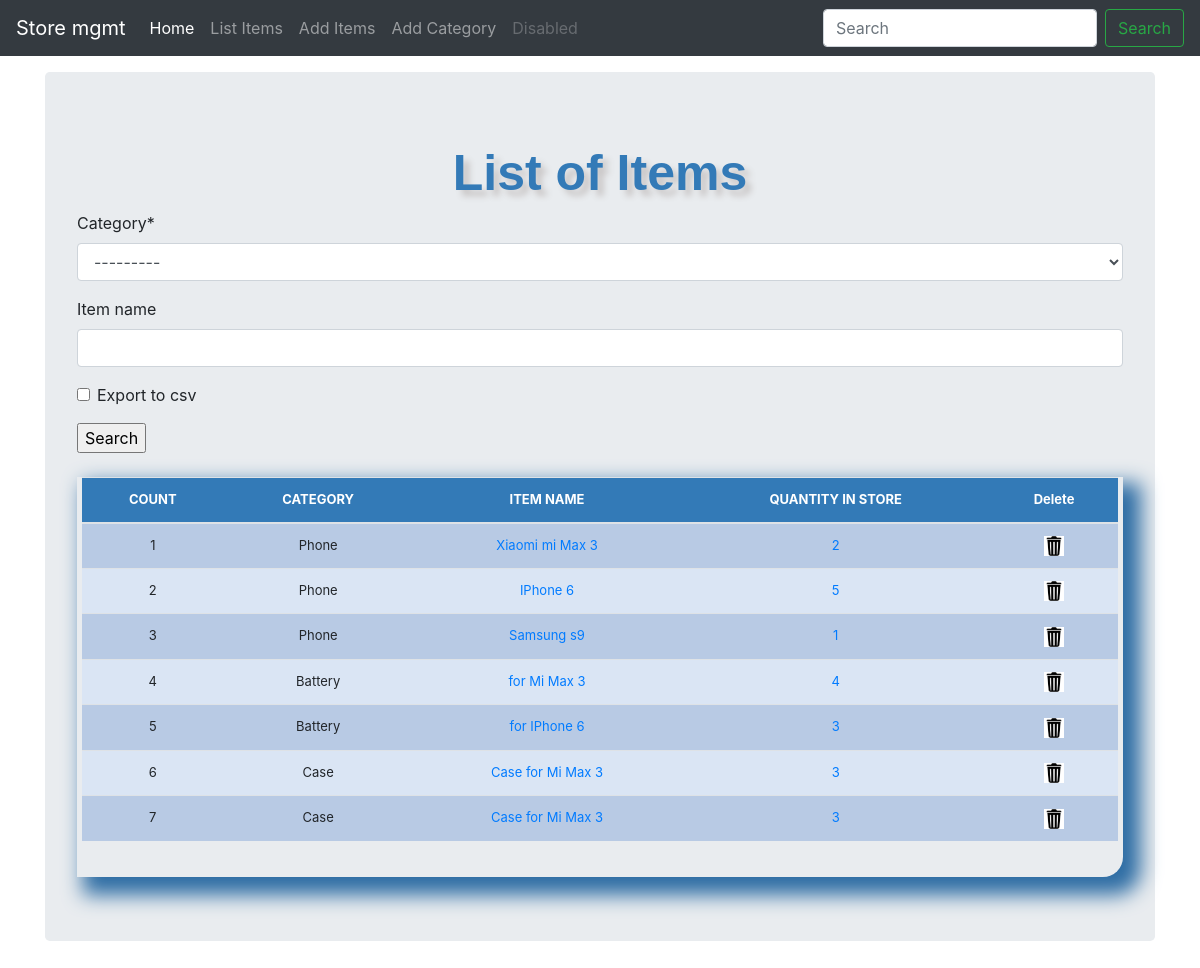
/list_items/, run on an earlier commit of the app's database.
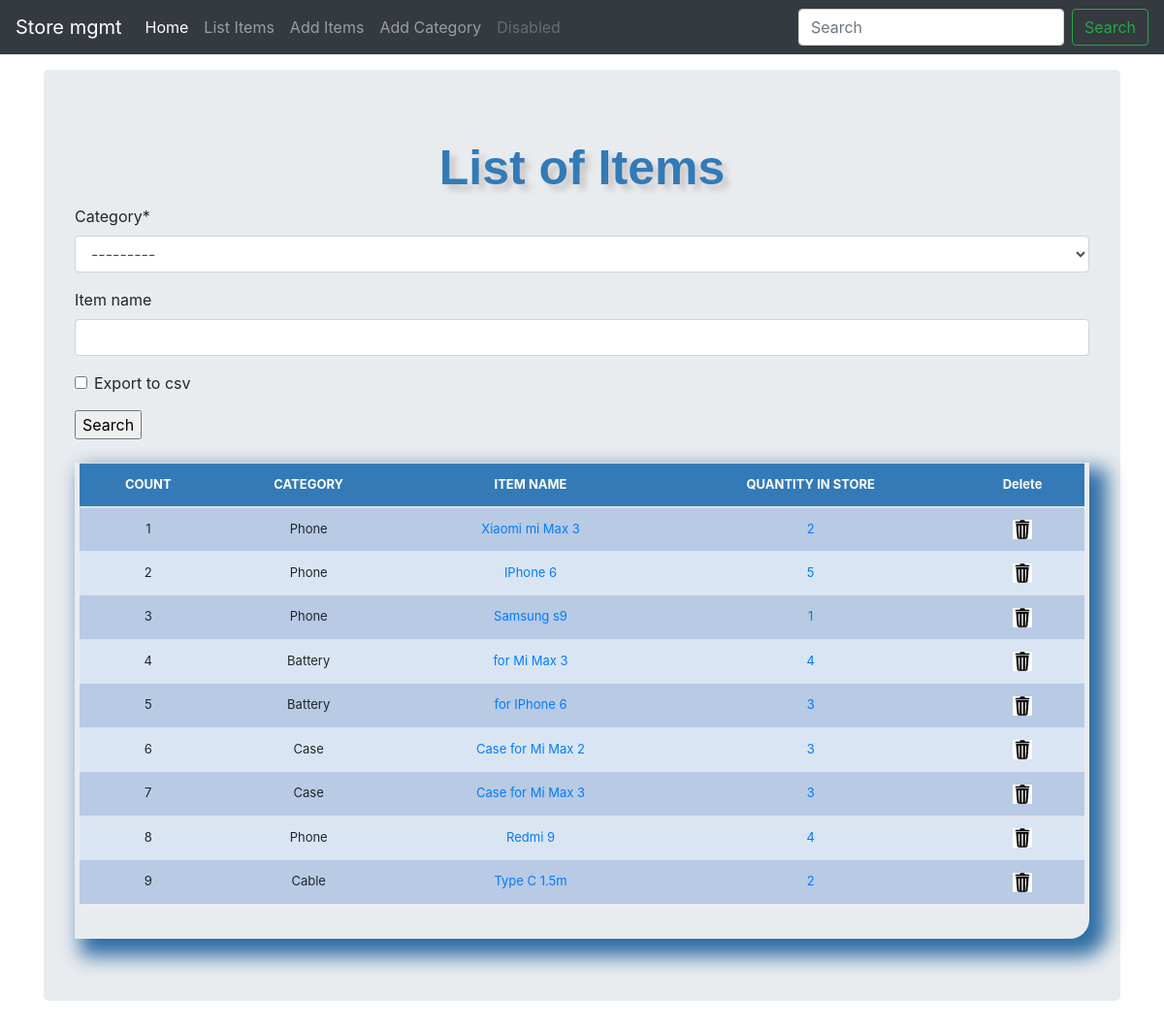
And on a later commit of the database.
### stockmgmt/models.py (models this page shows, shortened)
class Stock(models.Model):
    category = models.ForeignKey(Category, on_delete=models.CASCADE)
    item_name = models.CharField(max_length=50, blank=True, null=True)
    quantity = models.IntegerField(default=0, blank=True, null=True)
    receive_quantity = models.IntegerField(default=0, blank=True, null=True)
    receive_by = models.CharField(max_length=50, blank=True, null=True)
    issue_quantity = models.IntegerField(default=0, blank=True, null=True)
    issue_by = models.CharField(max_length=50, blank=True, null=True)
    issue_to = models.CharField(max_length=50, blank=True, null=True)
    created_by = models.CharField(max_length=50, blank=True, null=True)
    reorder_level = models.IntegerField(default=0, blank=True, null=True)
    last_updated = models.DateTimeField(auto_now=True, auto_now_add=False)
    export_to_CSV = models.BooleanField(default=False)

class Category(models.Model):
    name = models.CharField(max_length=50, blank=True, null=True)
    def __str__(self):
        return self.name

### stockmgmt/views.py (the view, shortened to what this page needs)
# urls.py: path('list_items/', views.list_item, name='list_items'),
def list_item(request):
    title = 'List of Items'
    form = StockSearchForm(request.POST or None)
    queryset = Stock.objects.all()
    context = {
        'form': form,
        'title': title,
        'queryset': queryset
    }
    return render(request, 'stockmgmt/list_item.html', context)

### stockmgmt/forms.py
class StockSearchForm(forms.ModelForm):
    export_to_CSV = forms.BooleanField(required=False)
    class Meta:
        model = Stock
        fields = ['category', 'item_name']

### templates/stockmgmt/list_item.html (shortened to what this page needs)
{% extends 'stockmgmt/home.html' %}
{% load crispy_forms_tags %}
{% load static %}
{% block header %}
    {{ title }}
{% endblock %}
{% block content %}
    <form method="POST" action="">
        {{ form|crispy }}
        <input type="submit" value="Search"/>
    </form>
    <br>
    <div class="display_table">
        <table class='table'>
            <thead>
            <tr>
                <th>COUNT</th>
                <th>CATEGORY</th>
                <th>ITEM NAME</th>
                <th>QUANTITY IN STORE</th>
                <th>Delete</th>
            </tr>
            </thead>
            {% for instance in queryset %}
                <tr>
                    <td>{{ forloop.counter }}</td>
                    <td>{{ instance.category }}</td>
                    <td><a href="{% url 'update_items' instance.id %}">
                        {{ instance.item_name }}</a></td>
                    <td>
                        <a href="{% url 'stock_detail' instance.id %}">
                            {{ instance.quantity }}
                        </a>
                    </td>
                    <td>
                        <a href="{% url 'delete_items' instance.id %}">
                            <img src="{% static 'stockmgmt/img/trash.png' %}" style=width:20px;height:20px;>
                        </a>
                    </td>
                </tr>
            {% endfor %}
        </table>
    </div>
{% endblock %}

### templates/stockmgmt/home.html (shortened to what this page needs)
{% load static %}
<!doctype html>
<html lang="en">
<head>
    <link href="{% static 'stockmgmt/css/stylesheet.css' %}" rel="stylesheet">
    <link rel="stylesheet" href="https://stackpath.bootstrapcdn.com/bootstrap/4.4.1/css/bootstrap.min.css"
>
    <link href="{% static 'stockmgmt/css/navbar-top-fixed.css' %}" rel="stylesheet">
</head>
<body>
{% include 'stockmgmt/navbar.html' %}
<main role="main" class="container">
    <div class="jumbotron">
        <div class="header">{% block header %}{% endblock %}
        </div>
        {% block content %}{% endblock %}
    </div>
</main>
</body>
</html>

### templates/stockmgmt/navbar.html (shortened to what this page needs)
<nav class="navbar navbar-expand-md navbar-dark fixed-top bg-dark">
    <a class="navbar-brand" href="{% url 'home' %}">Store mgmt</a>
    <div class="collapse navbar-collapse" id="navbarCollapse">
        <ul class="navbar-nav mr-auto">
            <li class="nav-item active">
                <a class="nav-link" href="{% url 'home' %}">Home<span class="sr-only">(current)</span></a>
            </li>
            <li class="nav-item">
                <a class="nav-link" href="{% url 'list_items' %}">List Items</a>
            </li>
            <li class="nav-item">
                <a class="nav-link" href="{% url 'add_items' %}">Add Items</a>
            </li>
            <li class="nav-item">
                <a class="nav-link" href="{% url 'add_category' %}">Add Category</a>
            </li>
            <li class="nav-item">
                <a class="nav-link disabled" href="#" tabindex="-1" aria-disabled="true">Disabled</a>
            </li>
        </ul>
        <form class="form-inline mt-2 mt-md-0">
            <input class="form-control mr-sm-2" type="text" placeholder="Search" aria-label="Search">
            <button class="btn btn-outline-success my-2 my-sm-0" type="submit">Search</button>
        </form>
    </div>
</nav>

### stockmgmt/static/stockmgmt/css/stylesheet.css (style rules this page uses)
body { background-color: #34eb6b; }
.table { font-size: 13px; text-align: center; width: 95%; margin: auto; }
.table tr:nth-child(odd) { background: #B8CAE4 }
.table tr:nth-child(even) { background: #dae5f4 }
th { background-color: #337ab7; color: white; }
.display_table { border-bottom-right-radius: 20px; padding-left: 5px; padding-right: 5px; padding-bottom: 20px; box-shadow: 12px 12px 20px 6px #2e6da4; }
.header { font-family: helvetica; color: #337ab7; font-size: 50px; text-align: center; width: 100%; text-shadow: 6px 6px 6px #c9c6c6; display: block; font-weight: bolder; }

### stockmgmt/static/stockmgmt/css/navbar-top-fixed.css (style rules this page uses)
body { min-height: 75rem; padding-top: 4.5rem; }

What changed in the data, as far as the page shows it:
changed Stock: item_name "Case for Mi Max 3" → "Case for Mi Max 2"
added Stock: category "Phone", item_name "Redmi 9", quantity "4"
added Stock: category "Cable", item_name "Type C 1.5m", quantity "2"
